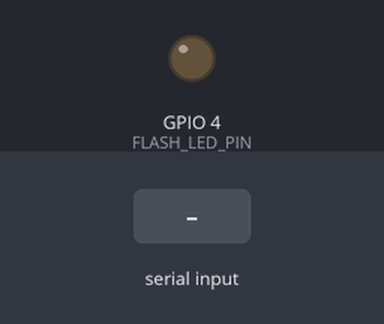
A sketch run on a simulated ESP32. Shown: output pins drawn as LEDs (lit = HIGH). The inputs (shaded band) are chosen by the test bench. The camera gives no picture; what the sketch prints to the serial monitor is not drawn.

Above: at 2.1 s.
2.2 s: "SNAP1\n" received over Serial
At 2.35 s:
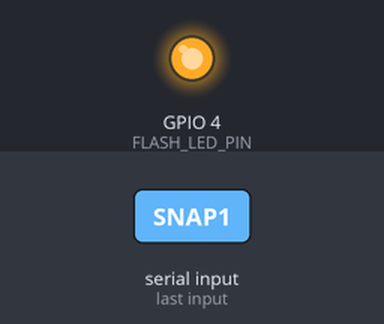
4.0 s: "PING\n" received over Serial
5.5 s: "INFO\n" received over Serial
Timing chart, 0 to 8.5 s (numbered marks = the images above; inputs shaded):
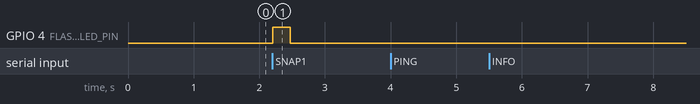

Measured:
- after the input at 2.2 s, GPIO 4 (FLASH_LED_PIN): LOW → HIGH at once, → LOW 0.27 s later
- after the input at 4.0 s, every drawn part: stays the same
- after the input at 5.5 s, every drawn part: stays the same

The sketch:

pig_esp32cam.ino
```cpp
/*
 * ========================================================
 *  PIG MONITORING SYSTEM - ESP32-CAM (AI-Thinker)  -  USB CAMERA FOR THE PI
 * ========================================================
 *  The ESP32-CAM no longer uses Wi-Fi or Supabase.
 *  It sits on the ESP32-CAM-MB (USB) board, plugged into the Raspberry Pi 4.
 *  The Pi (pi/app.py) asks for a photo, runs the AI and uploads everything.
 *  (Old Wi-Fi version: firmware/old_pig_esp32cam_wifi)
 *
 *  PROTOCOL (921600 baud, every line ends with \n):
 *    Pi -> "PING"   Cam -> "PONG"
 *    Pi -> "INFO"   Cam -> "INFO boot=<reset reason> psram=<bytes> heap=<bytes> fails=<n>"
 *    Pi -> "SNAP0"  Cam -> "IMG:<len>" + <len> raw JPEG bytes + "\nEND"
 *    Pi -> "SNAP1"  same, with the white flash LED on
 *    Error          Cam -> "ERR:<reason>"
 *    Boot           Cam -> "READY" (or "ERR:CAM_INIT")
 *
 *  WIRING:
 *    ESP32-CAM on the ESP32-CAM-MB board -> micro-USB cable -> Pi 4 USB port
 *    Nothing else. Use the official 5V/3A Pi power supply.
 *
 *  ARDUINO IDE:
 *    Board: "AI Thinker ESP32-CAM"   PSRAM: Enabled
 *    Partition: "Huge APP (3MB No OTA/1MB SPIFFS)"
 *    No extra libraries needed.
 *    Upload: hold IO0, tap RST, upload, then tap RST again.
 *    (Close the Pi service / Serial Monitor first, only one program can use the port)
 * ========================================================
 */

#include <Arduino.h>
#include <WiFi.h>
#include <esp_system.h>
#include "esp_camera.h"
#include "esp_log.h"

// ========================================================
// --- AI-THINKER ESP32-CAM PIN MAP (fixed on the board) ---
// ========================================================
#define PWDN_GPIO_NUM     32
#define RESET_GPIO_NUM    -1
#define XCLK_GPIO_NUM      0
#define SIOD_GPIO_NUM     26
#define SIOC_GPIO_NUM     27
#define Y9_GPIO_NUM       35
#define Y8_GPIO_NUM       34
#define Y7_GPIO_NUM       39
#define Y6_GPIO_NUM       36
#define Y5_GPIO_NUM       21
#define Y4_GPIO_NUM       19
#define Y3_GPIO_NUM       18
#define Y2_GPIO_NUM        5
#define VSYNC_GPIO_NUM    25
#define HREF_GPIO_NUM     23
#define PCLK_GPIO_NUM     22

#define FLASH_LED_PIN      4   // white flash LED (HIGH = on)

#define SERIAL_BAUD   921600
#define JPEG_QUALITY  12       // 10 = better quality / bigger file, 20 = smaller

bool cameraOk = false;
int  failCount = 0;
char cmdBuf[32];
uint8_t cmdLen = 0;
const char* bootReason = "OTHER";

// ========================================================
// --- RESET REASON ---
// ========================================================
const char* resetReasonText() {
  switch (esp_reset_reason()) {
    case ESP_RST_POWERON:  return "POWER_ON";
    case ESP_RST_SW:       return "SOFTWARE_RESTART";
    case ESP_RST_PANIC:    return "CRASH_PANIC";
    case ESP_RST_INT_WDT:  return "CRASH_INT_WATCHDOG";
    case ESP_RST_TASK_WDT: return "CRASH_TASK_WATCHDOG";
    case ESP_RST_WDT:      return "CRASH_WATCHDOG";
    case ESP_RST_BROWNOUT: return "BROWNOUT_POWER_DIP";
    case ESP_RST_EXT:      return "RESET_BUTTON";
    default:               return "OTHER";
  }
}

// ========================================================
// --- CAMERA SETUP ---
// ========================================================
bool initCamera() {
  camera_config_t config = {};
  config.ledc_channel = LEDC_CHANNEL_0;
  config.ledc_timer   = LEDC_TIMER_0;
  config.pin_d0       = Y2_GPIO_NUM;
  config.pin_d1       = Y3_GPIO_NUM;
  config.pin_d2       = Y4_GPIO_NUM;
  config.pin_d3       = Y5_GPIO_NUM;
  config.pin_d4       = Y6_GPIO_NUM;
  config.pin_d5       = Y7_GPIO_NUM;
  config.pin_d6       = Y8_GPIO_NUM;
  config.pin_d7       = Y9_GPIO_NUM;
  config.pin_xclk     = XCLK_GPIO_NUM;
  config.pin_pclk     = PCLK_GPIO_NUM;
  config.pin_vsync    = VSYNC_GPIO_NUM;
  config.pin_href     = HREF_GPIO_NUM;
  config.pin_sccb_sda = SIOD_GPIO_NUM;
  config.pin_sccb_scl = SIOC_GPIO_NUM;
  config.pin_pwdn     = PWDN_GPIO_NUM;
  config.pin_reset    = RESET_GPIO_NUM;
  config.xclk_freq_hz = 10000000;          // 10MHz: cooler + more stable than 20MHz
  config.pixel_format = PIXFORMAT_JPEG;

  if (psramFound()) {
    config.frame_size   = FRAMESIZE_VGA;   // 640x480 (YOLO runs at 640 on the Pi)
    config.jpeg_quality = JPEG_QUALITY;
    config.fb_count     = 2;
    config.fb_location  = CAMERA_FB_IN_PSRAM;
    config.grab_mode    = CAMERA_GRAB_LATEST;
  } else {
    config.frame_size   = FRAMESIZE_QVGA;
    config.jpeg_quality = 15;
    config.fb_count     = 1;
    config.fb_location  = CAMERA_FB_IN_DRAM;
    config.grab_mode    = CAMERA_GRAB_WHEN_EMPTY;
  }

  if (esp_camera_init(&config) != ESP_OK) return false;

  sensor_t* s = esp_camera_sensor_get();
  if (s) {
    s->set_brightness(s, 1);
    s->set_saturation(s, 0);
    s->set_whitebal(s, 1);
    s->set_exposure_ctrl(s, 1);
    s->set_gain_ctrl(s, 1);
    // Flip if the camera is mounted upside-down:
    // s->set_vflip(s, 1);
    // s->set_hmirror(s, 1);
  }

  // Let auto-exposure settle (first frames are dark/green)
  for (int i = 0; i < 4; i++) {
    camera_fb_t* fb = esp_camera_fb_get();
    if (fb) esp_camera_fb_return(fb);
    delay(100);
  }
  return true;
}

// ========================================================
// --- TAKE AND SEND ONE PHOTO ---
// ========================================================
void sendSnapshot(bool useFlash) {
  if (!cameraOk) {
    esp_camera_deinit();
    cameraOk = initCamera();
    if (!cameraOk) {
      Serial.print("ERR:CAM_INIT\n");
      if (++failCount >= 3) ESP.restart();
      return;
    }
  }

  if (useFlash) {
    digitalWrite(FLASH_LED_PIN, HIGH);
    delay(150);
  }

  // Throw away one frame so the photo is from "now" (and lit by the flash)
  camera_fb_t* fb = esp_camera_fb_get();
  if (fb) esp_camera_fb_return(fb);
  fb = esp_camera_fb_get();

  digitalWrite(FLASH_LED_PIN, LOW);

  if (!fb) {
    Serial.print("ERR:CAPTURE\n");
    cameraOk = false;                // re-init on the next request
    if (++failCount >= 3) ESP.restart();
    return;
  }

  failCount = 0;
  Serial.printf("IMG:%u\n", (unsigned)fb->len);
  Serial.write(fb->buf, fb->len);
  Serial.print("\nEND\n");
  Serial.flush();
  esp_camera_fb_return(fb);
}

// ========================================================
// --- COMMAND HANDLER ---
// ========================================================
void handleCommand(const char* cmd) {
  if (strcmp(cmd, "PING") == 0) {
    Serial.print("PONG\n");
  } else if (strcmp(cmd, "INFO") == 0) {
    Serial.printf("INFO boot=%s psram=%u heap=%u fails=%d\n",
                  bootReason, (unsigned)ESP.getFreePsram(),
                  (unsigned)ESP.getFreeHeap(), failCount);
  } else if (strcmp(cmd, "SNAP0") == 0 || strcmp(cmd, "SNAP") == 0) {
    sendSnapshot(false);
  } else if (strcmp(cmd, "SNAP1") == 0) {
    sendSnapshot(true);
  } else if (cmd[0] != '\0') {
    Serial.print("ERR:UNKNOWN_CMD\n");
  }
}

// ========================================================
// --- SETUP ---
// ========================================================
void setup() {
  // NOTE: brownout detector is left ON on purpose. If power dips, the board resets
  // cleanly and the Pi reports boot=BROWNOUT_POWER_DIP in cam_status.
  pinMode(FLASH_LED_PIN, OUTPUT);
  digitalWrite(FLASH_LED_PIN, LOW);   // keep the white LED off

  WiFi.mode(WIFI_OFF);   // not used anymore -> less power, less heat, fewer brownouts
  btStop();

  Serial.begin(SERIAL_BAUD);
  Serial.setDebugOutput(false);
  esp_log_level_set("*", ESP_LOG_NONE);  // keep driver logs off the data line

  bootReason = resetReasonText();
  cameraOk = initCamera();
  Serial.print(cameraOk ? "READY\n" : "ERR:CAM_INIT\n");
}

// ========================================================
// --- LOOP ---
// ========================================================
void loop() {
  while (Serial.available()) {
    char c = Serial.read();
    if (c == '\n' || c == '\r') {
      cmdBuf[cmdLen] = '\0';
      if (cmdLen > 0) handleCommand(cmdBuf);
      cmdLen = 0;
    } else if (cmdLen < sizeof(cmdBuf) - 1) {
      cmdBuf[cmdLen++] = c;
    } else {
      cmdLen = 0;  // garbage / overflow -> reset
    }
  }
  delay(2);
}
```
